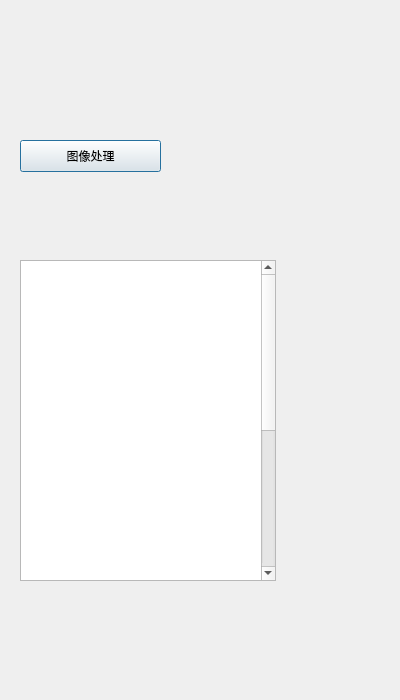
<?xml version="1.0" encoding="UTF-8"?>
<ui version="4.0">
 <class>Chapter6</class>
 <widget class="QDialog" name="Chapter6">
  <property name="geometry">
   <rect>
    <x>0</x>
    <y>0</y>
    <width>400</width>
    <height>700</height>
   </rect>
  </property>
  <property name="windowTitle">
   <string>Dialog</string>
  </property>
  <widget class="QPushButton" name="C6PB1">
   <property name="geometry">
    <rect>
     <x>20</x>
     <y>140</y>
     <width>141</width>
     <height>32</height>
    </rect>
   </property>
   <property name="text">
    <string>图像处理</string>
   </property>
  </widget>
  <widget class="QTextBrowser" name="textBrowser">
   <property name="geometry">
    <rect>
     <x>20</x>
     <y>260</y>
     <width>256</width>
     <height>321</height>
    </rect>
   </property>
   <property name="styleSheet">
    <string notr="true">QTextBrowser {background-color:rgb(255,132,129,0);border-radius:3px;color:rgb(0,0,0);}
font: 14pt &quot;KaiTi&quot;;</string>
   </property>
   <property name="html">
    <string>&lt;!DOCTYPE HTML PUBLIC &quot;-//W3C//DTD HTML 4.0//EN&quot; &quot;http://www.w3.org/TR/REC-html40/strict.dtd&quot;&gt;
&lt;html&gt;&lt;head&gt;&lt;meta name=&quot;qrichtext&quot; content=&quot;1&quot; /&gt;&lt;style type=&quot;text/css&quot;&gt;
p, li { white-space: pre-wrap; }
&lt;/style&gt;&lt;/head&gt;&lt;body style=&quot; font-family:'.SF NS Text'; font-size:13pt; font-weight:400; font-style:normal;&quot;&gt;
&lt;p style=&quot; margin-top:0px; margin-bottom:0px; margin-left:0px; margin-right:0px; -qt-block-indent:0; text-indent:0px;&quot;&gt;&lt;span style=&quot; font-size:14pt; font-weight:600; font-style:italic; color:#ffffff;&quot;&gt;数字图像处理，即用计算机对图像进行处理，其发展历史并不长。数字图像处理技术源于20世纪20年代，当时通过海底电缆从英国伦敦到美国纽约传输了一幅照片，采用了数字压缩技术。首先数字图像处理技术可以帮助人们更客观、准确地认识世界，人的视觉系统可以帮助人类从外界获取3/4以上的信息，而图像、图形又是所有视觉信息的载体，尽管人眼的鉴别力很高，可以识别上千种颜色，但很多情况下，图像对于人眼来说是模糊的甚至是不可见的，通过图象增强技术，可以使模糊甚至不可见的图像变得清晰明亮。&lt;/span&gt;&lt;/p&gt;&lt;/body&gt;&lt;/html&gt;</string>
   </property>
  </widget>
 </widget>
 <resources/>
 <connections/>
</ui>
